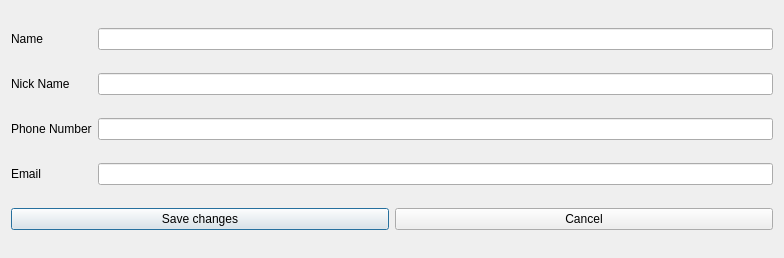
<?xml version="1.0" encoding="UTF-8"?>
<ui version="4.0">
 <class>EditContactDialog</class>
 <widget class="QDialog" name="EditContactDialog">
  <property name="geometry">
   <rect>
    <x>0</x>
    <y>0</y>
    <width>784</width>
    <height>258</height>
   </rect>
  </property>
  <property name="windowTitle">
   <string>Edit Contact</string>
  </property>
  <layout class="QGridLayout" name="gridLayout">
   <item row="0" column="0">
    <widget class="QLabel" name="label">
     <property name="text">
      <string>Name</string>
     </property>
    </widget>
   </item>
   <item row="0" column="1">
    <widget class="QLineEdit" name="lineEdit"/>
   </item>
   <item row="1" column="0">
    <widget class="QLabel" name="label_2">
     <property name="text">
      <string>Nick Name</string>
     </property>
    </widget>
   </item>
   <item row="1" column="1">
    <widget class="QLineEdit" name="lineEdit_2"/>
   </item>
   <item row="2" column="0">
    <widget class="QLabel" name="label_3">
     <property name="text">
      <string>Phone Number</string>
     </property>
    </widget>
   </item>
   <item row="2" column="1">
    <widget class="QLineEdit" name="lineEdit_3"/>
   </item>
   <item row="3" column="0">
    <widget class="QLabel" name="label_4">
     <property name="text">
      <string>Email</string>
     </property>
    </widget>
   </item>
   <item row="3" column="1">
    <widget class="QLineEdit" name="lineEdit_4"/>
   </item>
   <item row="4" column="0" colspan="2">
    <layout class="QHBoxLayout" name="horizontalLayout">
     <item>
      <widget class="QPushButton" name="btn_save_changes">
       <property name="text">
        <string>Save changes</string>
       </property>
      </widget>
     </item>
     <item>
      <widget class="QPushButton" name="btn_cancel">
       <property name="text">
        <string>Cancel</string>
       </property>
      </widget>
     </item>
    </layout>
   </item>
  </layout>
 </widget>
 <resources/>
 <connections/>
</ui>
